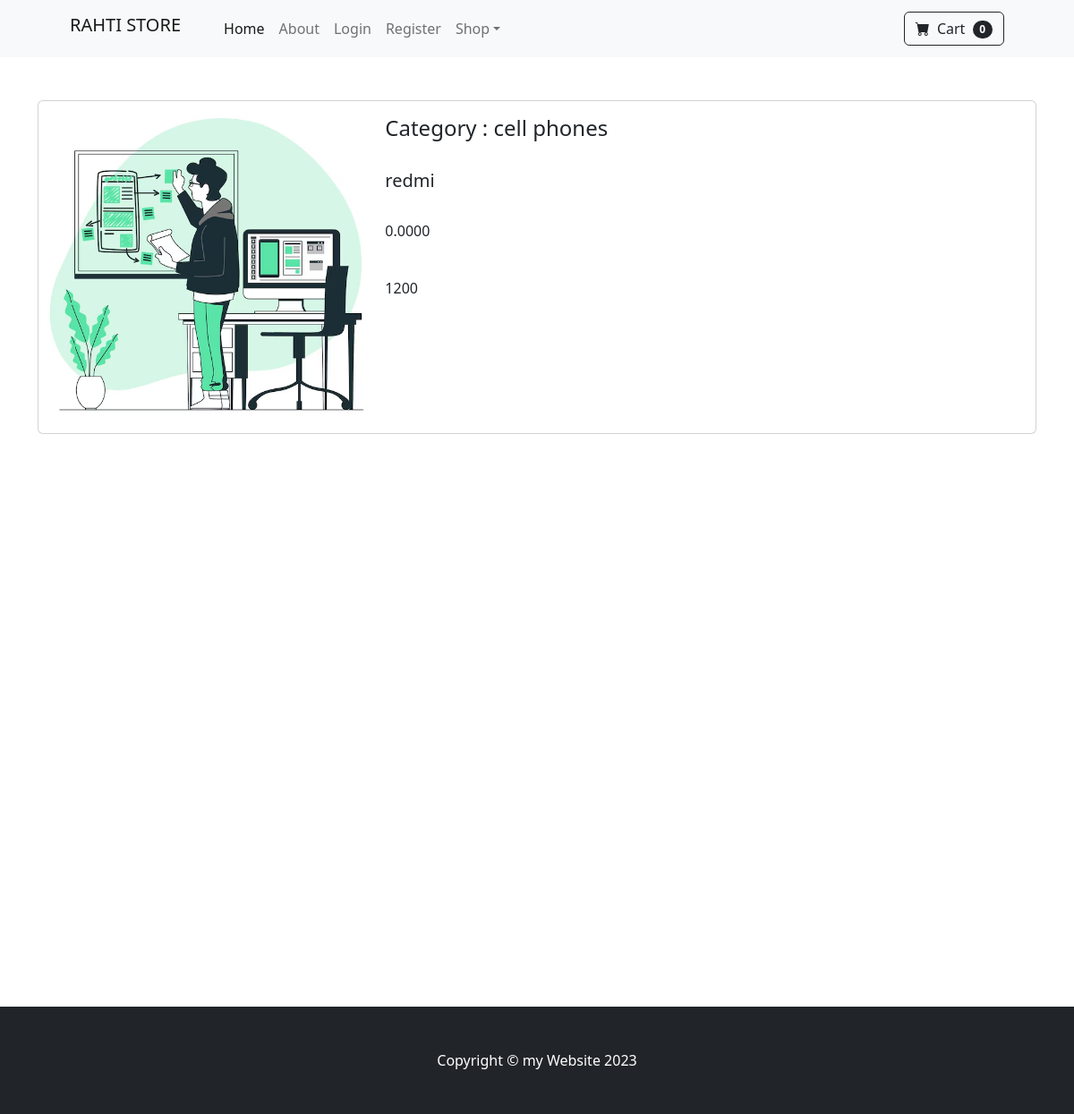
The app's page /product/3 with its own data.
### store/models.py (models this page shows, shortened)
class Product(models.Model) :
    product_name        = models.CharField(max_length=50)
    product_price       = models.DecimalField(max_digits=10, decimal_places=4, default=0)
    product_description = models.CharField(max_length=50, default='', blank=True, null=True)
    product_catgory     = models.ForeignKey(Category, on_delete=models.CASCADE, default=1)
    product_image       = models.ImageField(upload_to='uploads/product/')
    is_sale             = models.BooleanField(default=False)
    sell_price          = models.DecimalField(max_digits=10, decimal_places=4, default=0)

class Category(models.Model) :
    name = models.CharField(max_length=50)
    def __str__(self):
        return self.name
    class Meta :
        verbose_name_plural = 'Categories'

### store/views.py (the view)
# urls.py: path('product/<int:pk>', product_view, name="product")
def product_view(request, pk):
    product=Product.objects.get(id = pk )
    return render(request,'product.html', {'product':product})

### store/templates/product.html
{% extends "base.html" %}
{% block content %}
<br><br>
<div class="container">
  <div class="card mb-3" >
    <div class="row g-0">
      <div class="col-md-4">
        <img src="{{product.product_image.url}}" class="img-fluid rounded-start" alt="...">
      </div>
      <div class="col-md-8">
        <div class="card-body">
          <h4 class="card-title">Category : {{product.product_catgory}}</h4><br>
          <h5 class="card-title">{{product.product_name}}</h5><br>
          <p class="card-text">{{product.product_price}}</p><br>
          <p class="card-text">{{product.product_description}}</p>
        </div>
      </div>
    </div>
  </div>
</div>
<br><br>
                  <br><br>
                  <br><br>
                  <br><br>
                  <br><br>
                  <br><br>
                  <br><br>
                  <br><br>
                  <br><br>
                  <br><br>
                  <br><br>
                  <br><br>
                  <br><br>
{% endblock content %}

### records on screen
Product: product_image (picture), product_catgory "cell phones", product_name "redmi", product_price "0.0000", product_description "1200"
